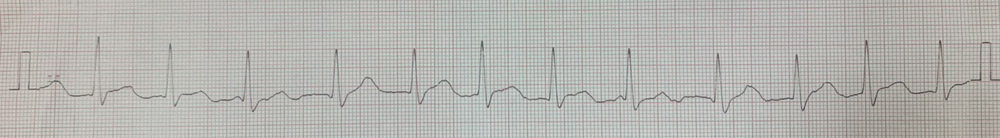
#> input picture windows/ekg-proba.png, 1000 x 138 px, shrunk from 1672 x 230 before the run
$ python test.py
#> lines starting #> are read from the running program, lines starting #| are printed output that depends on the picture; after the words box and inside, x2 and y2 are one past the last pixel; in counts of white or black regions, pixels touching at a corner belong together
import cv2
import numpy as np

img = cv2.imread('ekg-proba.png')
#> img is the input picture: shape (138, 1000, 3); mean B, G, R 177, 181, 181.3
gray = cv2.cvtColor(img, cv2.COLOR_BGR2GRAY)
_, binary_image = cv2.threshold(gray, 150, 255, cv2.THRESH_BINARY)
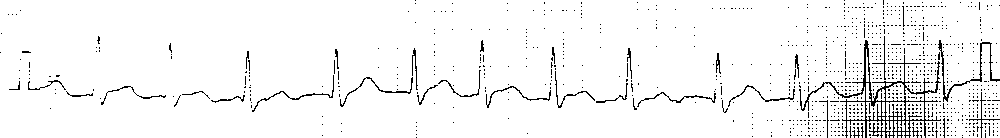
#> binary_image: shape (138, 1000); 95.7% white; black in thin lines or dots

cv2.imshow("binary", binary_image)


# Usuń szum za pomocą medianowego filtra
filtered_image = cv2.medianBlur(binary_image, 3)
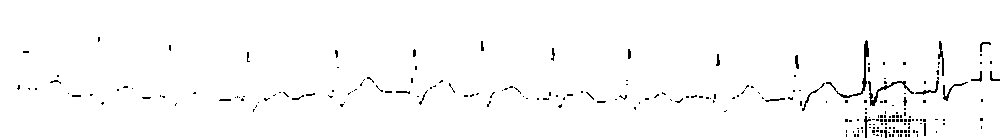
#> filtered_image: shape (138, 1000); 98.1% white; black in thin lines or dots, all inside (x1, y1, x2, y2) = (17, 37, 1000, 138)


kernel_opening = np.ones((5, 5), np.uint8)
opened_edges = cv2.morphologyEx(filtered_image, cv2.MORPH_OPEN, kernel_opening)
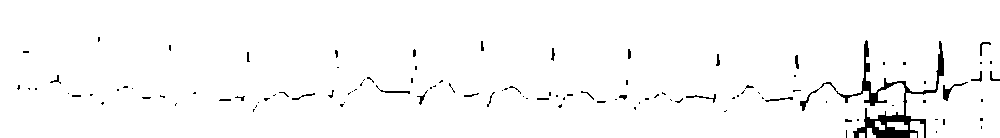
#> opened_edges: shape (138, 1000); 97.5% white; 111 black regions (86 under 20 px)


cv2.imshow('open', opened_edges)

ret,thresh = cv2.threshold(opened_edges,180,255,0)
cv2.imshow('thres', thresh)
contours,hierarchy = cv2.findContours(thresh, 1, 2)
#> contours = 146 contours, 104 with area under 20; largest, box (x1, y1, x2, y2) and area: (0, 0, 1000, 138) 134128, (942, 81, 969, 102) 151, (910, 121, 924, 138) 136, (799, 88, 820, 112) 110, (887, 122, 908, 130) 105
print("Number of contours detected:", len(contours))
#| Number of contours detected: 146

# Draw contours on the original image
contour_image = img.copy()
cv2.drawContours(contour_image, contours, -1, (0, 255, 0), 1)  # -1: draw all contours, (0, 255, 0): color, 2: thickness
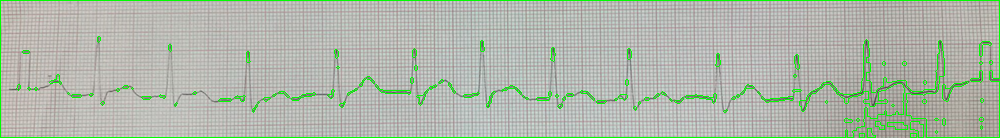
#> contour_image: shape (138, 1000, 3); 3.66% of pixels changed, all inside (x1, y1, x2, y2) = (0, 0, 1000, 138)

# Display the image with contours
cv2.imshow('Contours', contour_image)
cv2.waitKey(0)
cv2.destroyAllWindows()

$ run again, with windows/ekg.jpeg saved as windows/ekg-proba.png
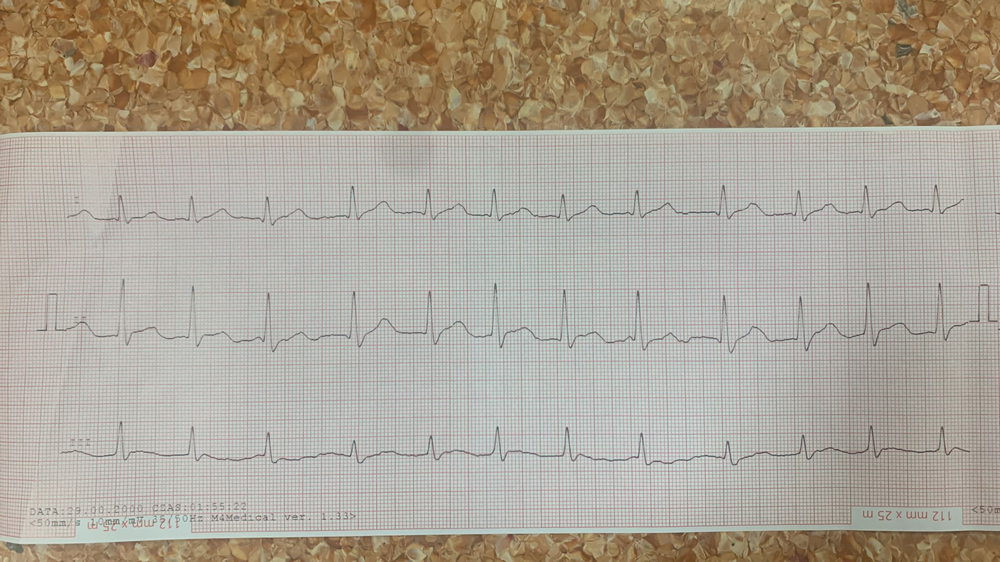
#> input picture windows/ekg.jpeg, 1000 x 562 px, shrunk from 2048 x 1152 before the run
#> img is the input picture: shape (562, 1000, 3); mean B, G, R 149.4, 163.5, 172.2
#> `_, binary_image = cv2.threshold(gray, 150, 255, cv2.THRESH_BINARY)`:
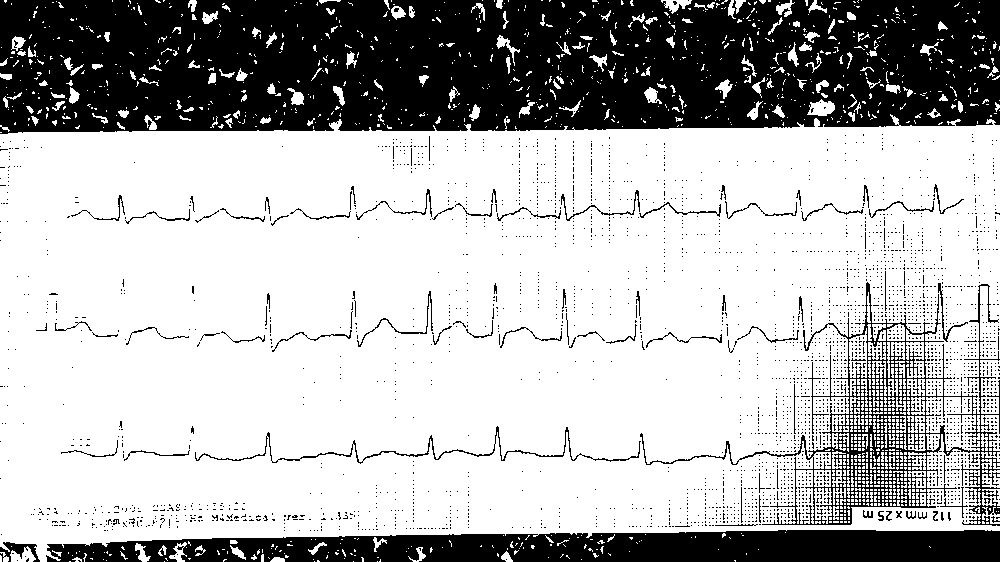
#> binary_image: shape (562, 1000); 70.6% white; 3068 black regions (2988 under 20 px), largest, box (x1, y1, x2, y2) and area: (0, 0, 1000, 134) 117999, (46, 530, 1000, 562) 24321, (640, 282, 1000, 526) 10553
#> filtered_image: shape (562, 1000); 71.9% white; 942 black regions (852 under 20 px), largest, box (x1, y1, x2, y2) and area: (0, 0, 1000, 134) 120425, (47, 530, 1000, 562) 24683, (805, 406, 941, 507) 2570
#> opened_edges: shape (562, 1000); 69.5% white; 296 black regions (218 under 20 px)
#> contours = 443 contours, 266 with area under 20; largest, box (x1, y1, x2, y2) and area: (0, 120, 1000, 562) 388028, (837, 282, 945, 348) 929, (810, 101, 835, 116) 259, (959, 372, 990, 402) 208, (11, 548, 34, 562) 184
#| Number of contours detected: 443
#> `cv2.drawContours(contour_image, contours, -1, (0, 255, 0), 1)`:
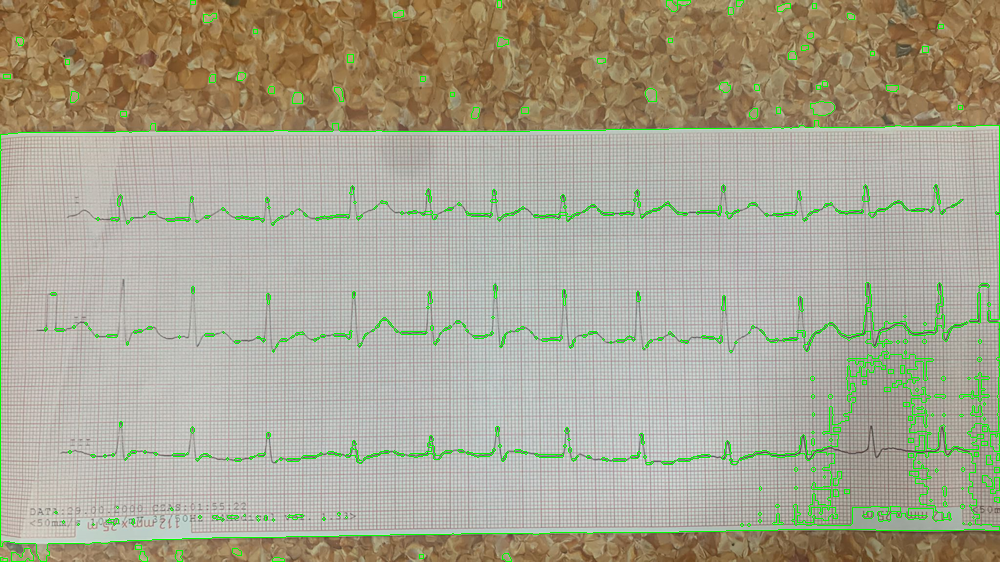
#> contour_image: shape (562, 1000, 3); 2.31% of pixels changed, all inside (x1, y1, x2, y2) = (0, 0, 1000, 562)
